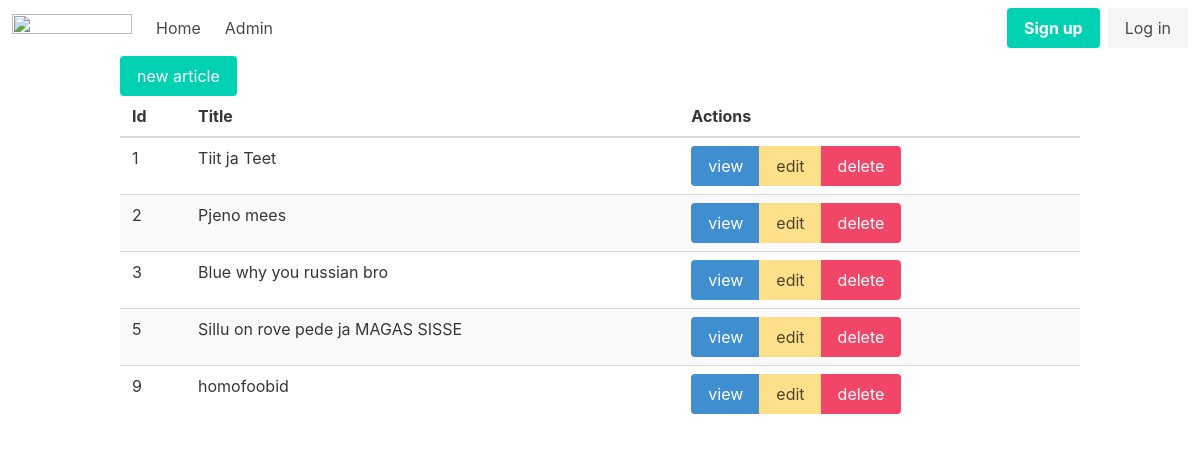
Page /admin/articles on the earlier database version.
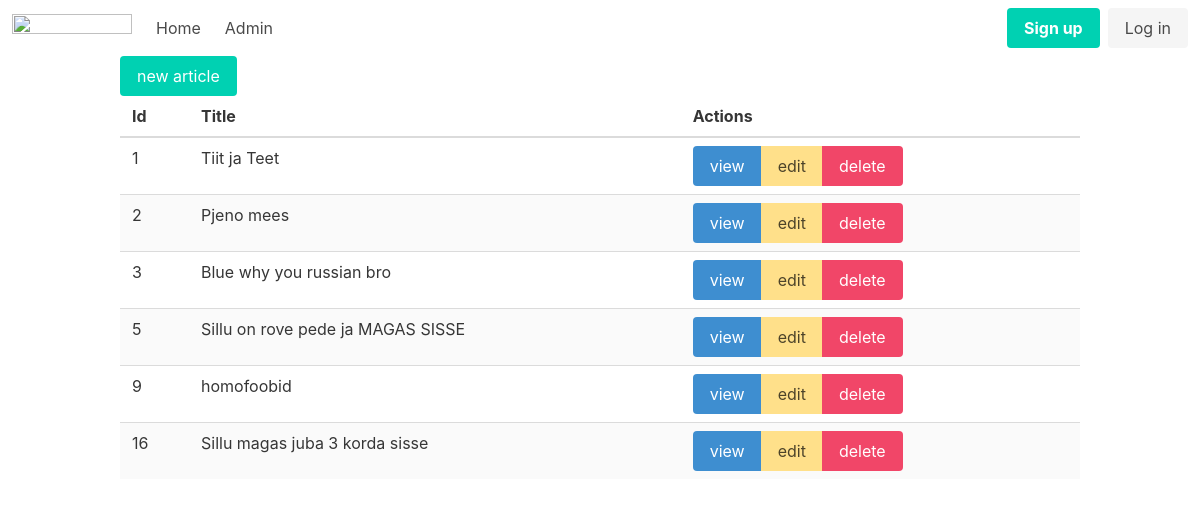
Same page on the later database version.
### tables this page shows
CREATE TABLE "articles"
(
    id    integer
        primary key autoincrement,
    title text,
    body  text
);

### helpers.php (called while the page is built, shortened)
<?php
function view($viewName, $vars = []){
    extract($vars);
    include __DIR__ . "/views/$viewName.php";
}

### src/Controllers/ArticlesController.php (called while the page is built, shortened)
<?php
class ArticlesController {
    public function index(){
        $articles = Article::all();
            view('articles/index', compact('articles'));
    }
}

### src/DB.php (called while the page is built, shortened)
<?php
class DB {
    private $conn;
    public function __construct(){
        try {
            $this->conn = new PDO("sqlite:db.sqlite");
            $this->conn->setAttribute(PDO::ATTR_ERRMODE, PDO::ERRMODE_EXCEPTION);
        } catch(PDOException $e) {
            echo "Connection failed: " . $e->getMessage();
        }
    }
    public function all($table, $class){
        $stmt = $this->conn->prepare("SELECT * FROM $table");
        $stmt->execute();
        $stmt->setFetchMode(PDO::FETCH_CLASS, $class);
        return $stmt->fetchAll();
    }
}

### src/Models/Model.php (called while the page is built, shortened)
<?php
class Model {
    public static $table;
    public static function all(){
        $db = new DB();
        return $db->all(static::$table, static::class);
    }
}

### views/articles/index.php (the view)
<?php include __DIR__ . '/../partials/header.php' ?>
<div class="container">
    <a href="/admin/articles/new" class="button is-primary">new article</a>
    <table class="table is-striped is-fullwidth">
        <thead>
            <th>Id</th>
            <th>Title</th>
            <th>Actions</th>
        </thead>
        <tbody>
            <?php foreach($articles as $article): ?>
                <tr>
                    <td><?=$article->id?></td>
                    <td><?=$article->title?></td>
                    <td>
                        <div class="buttons has-addons">
                            <a class="button is-info" href="/admin/articles/view?id=<?=$article->id?>">view</a>
                            <a class="button is-warning" href="/admin/articles/edit?id=<?=$article->id?>">edit</a>
                            <a class="button is-danger" href="/admin/articles/delete?id=<?=$article->id?>">delete</a>
                        </div>
                    </td>
                </tr>
                <?php endforeach; ?>
        </tbody>
    </table>
</div>
<?php include __DIR__ .  '/../partials/footer.php'; ?>

Differences in the rows shown:
added articles: id "16", title "Sillu magas juba 3 korda sisse"
